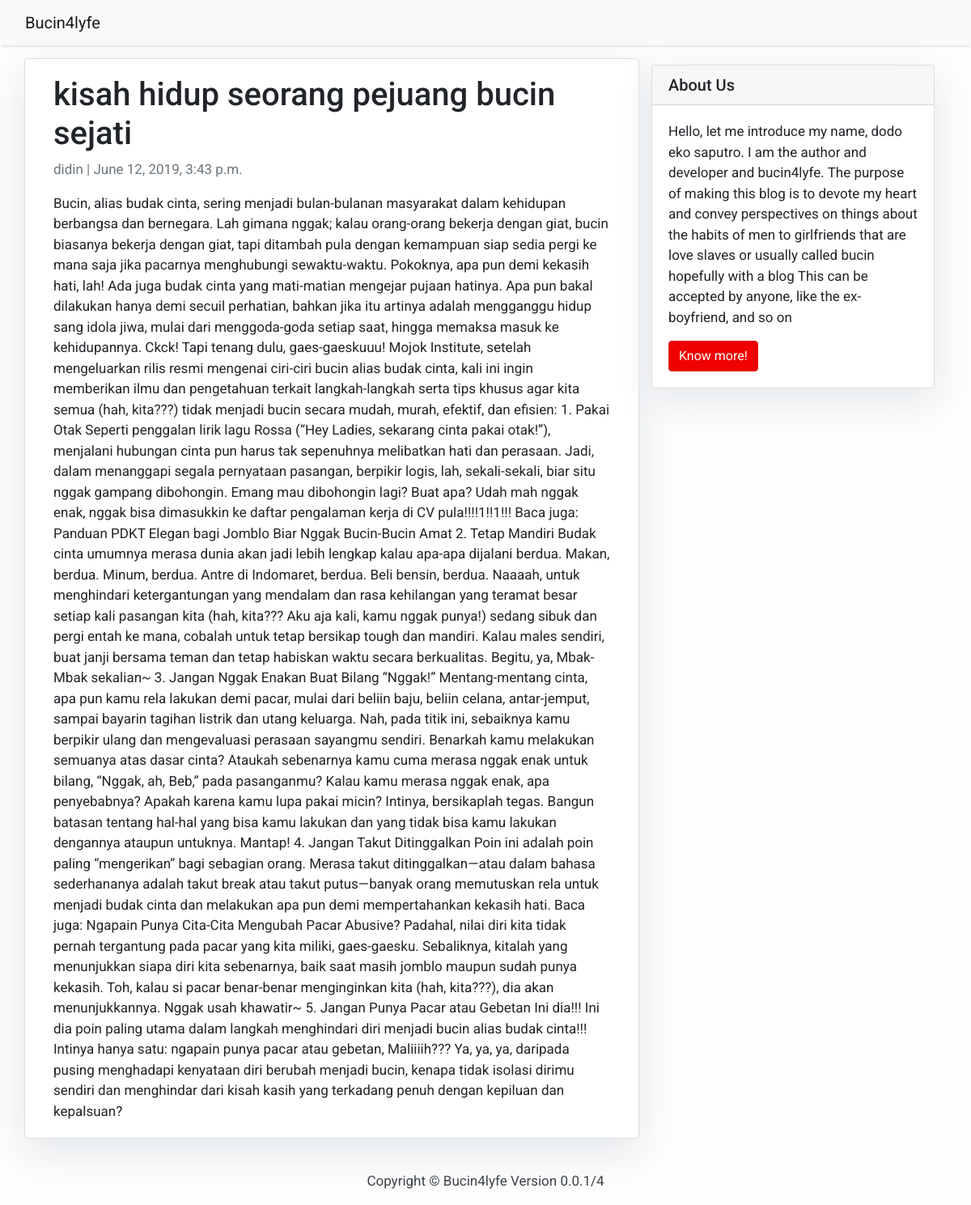
Screenshot of /kisah-hidup-seorang-pejuang-bucin-sejati/ with the database file from the repository.
### articlemrbean/models.py (models this page shows, shortened)
class Post(models.Model):
    title = models.CharField(max_length=200, unique=True)
    slug = models.SlugField(max_length=200, unique=True)
    author = models.ForeignKey(User, on_delete= models.CASCADE,related_name='blog_posts')
    updated_on = models.DateTimeField(auto_now= True)
    content = models.TextField()
    created_on = models.DateTimeField(auto_now_add=True)
    status = models.IntegerField(choices=STATUS, default=0)
    class Meta:
        ordering = ['-created_on']

### articlemrbean/views.py (the view)
# urls.py: path('<slug:slug>/', views.PostDetail.as_view(), name='post_detail'),
class PostDetail(generic.DetailView):
    model = Post
    template_name = 'post_detail.html'

### articlemrbean/templates/post_detail.html
{% extends 'base.html' %} {% block content %}
<div class="container">
  <div class="row">
    <div class="col-md-8 card mb-4  mt-3 left  top">
      <div class="card-body">
        <h1>{% block title %} {{ object.title }} {% endblock title %}</h1>
        <p class=" text-muted">{{ post.author }} | {{ post.created_on }}</p>
        <p class="card-text ">{{ object.content | safe }}</p>
      </div>
    </div>
    {% block sidebar %} {% include 'sidebar.html' %} {% endblock sidebar %}
  </div>
</div>
{% endblock content %}

### articlemrbean/templates/base.html (shortened to what this page needs)
<!DOCTYPE html>
<html>
    <head>
        <link rel="stylesheet" href="https://maxcdn.bootstrapcdn.com/bootstrap/4.0.0/css/bootstrap.min.css"
 />
    </head>
    <body>
        <nav class="navbar navbar-expand-lg navbar-light bg-light shadow" id="mainNav" >
            <div class="container-fluid">
                <a class="navbar-brand" href="{% url 'home' %}">Bucin4lyfe</a>
            </div>
        </nav>
        {% block content %}{% endblock content %}
        <footer class="py-3 bg-grey">
            <p class="m-0 text-dark text-center ">Copyright &copy; Bucin4lyfe Version 0.0.1/4</p>
        </footer>
    </body>
</html>

### articlemrbean/templates/sidebar.html (shortened to what this page needs)
{% block sidebar %}
<div class="col-md-4 float-right ">
<div class="card my-4">
        <h5 class="card-header">About Us</h5>
    <div class="card-body">
        <p class="card-text"> Hello, let me introduce my name, dodo eko saputro. I am the author and developer and bucin4lyfe. The purpose of making this blog is to devote my heart and convey perspectives on things about the habits of men to girlfriends that are love slaves or usually called bucin hopefully with a blog This can be accepted by anyone, like the ex-boyfriend, and so on</p>
        <a href=""
           class="btn btn-danger">Know more!</a>
    </div>
</div>
</div>
{% endblock sidebar %}

### articlemrbean/templates/base.html (style rules this page uses)
body { font-family: "Roboto", sans-serif; font-size: 17px; background-color: #fdfdfd; }
.shadow { box-shadow: 0 4px 2px -2px rgba(0, 0, 0, 0.1); }
.btn-danger { color: #fff; background-color: #f00000; border-color: #dc281e; }

### articlemrbean/templates/sidebar.html (style rules this page uses)
.card { box-shadow: 0 16px 48px #E3E7EB; }

### rows the page displays
Post: title "kisah hidup seorang pejuang bucin sejati", author "didin", created_on "June 12, 2019, 3:43 p.m.", content "Bucin, alias budak cinta, sering menjadi bulan-bulanan masyarakat dalam kehidupan berbangsa dan bernegara. Lah gimana nggak; kalau orang-orang bekerja dengan giat, bucin biasanya bekerja dengan giat, tapi ditambah pula dengan kemampuan siap sedia pergi ke mana saja jika pacarnya menghubungi sewaktu-waktu. Pokoknya, apa pun demi kekasih hati, lah! Ada juga budak cinta yang mati-matian mengejar pujaan hatinya. Apa pun bakal dilakukan hanya demi secuil perhatian, bahkan jika itu artinya adalah mengganggu hidup sang idola jiwa, mulai dari menggoda-goda setiap saat, hingga memaksa masuk ke kehidupannya. Ckck! Tapi tenang dulu, gaes-gaeskuuu! Mojok Institute, setelah mengeluarkan rilis resmi…"
